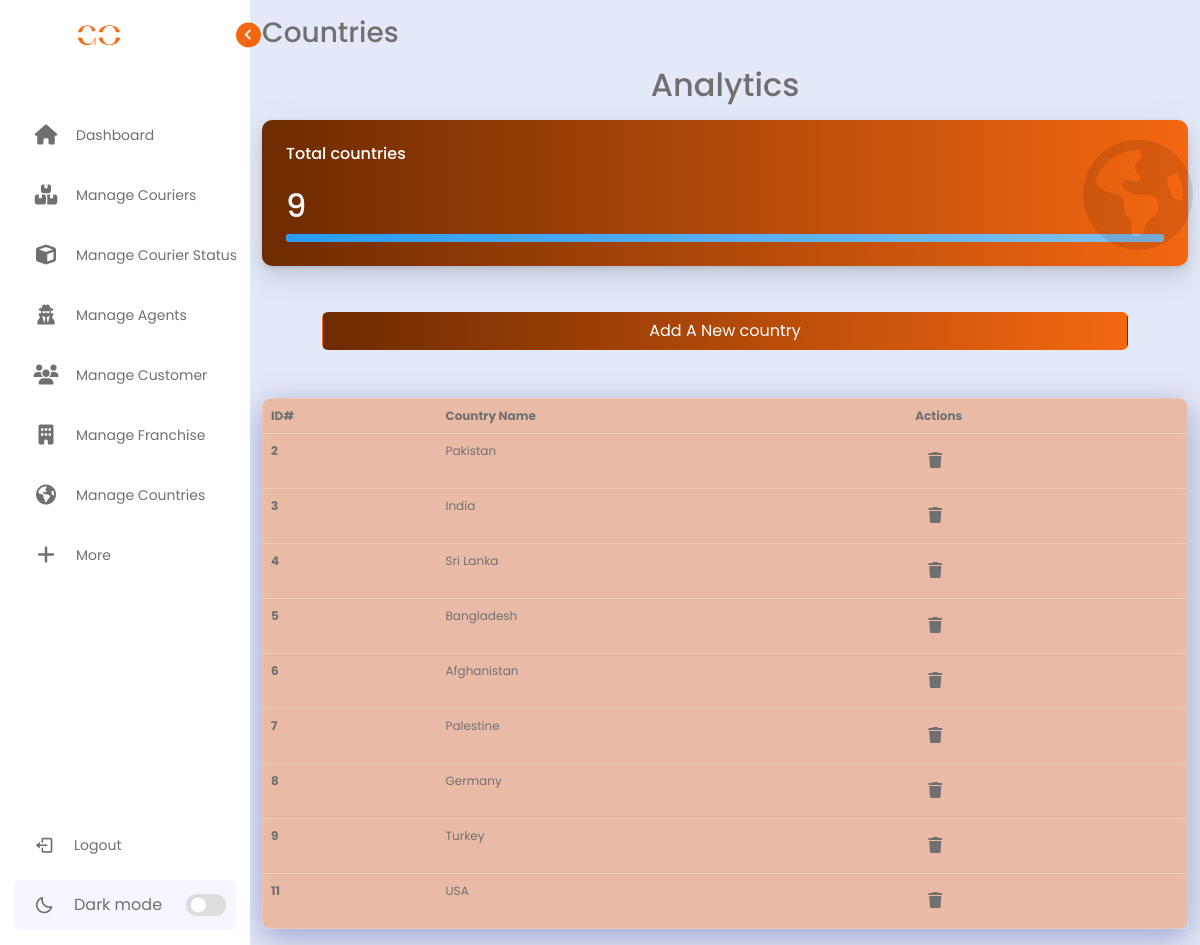
Page /admin/country.php (signed in) on the committed database.
### tables this page shows
CREATE TABLE `country` (
  `CountryId` int(10) UNSIGNED NOT NULL,
  `CountryName` varchar(255) NOT NULL
);

### admin/country.php (the view)
<?php
include('../assets/template/admin/header.php');
include('../assets/modules/dbconnection.php');
$country = $con->prepare('select * from country');
$country->execute();
$countryCount = $country->rowCount();
$countryRecord = $country->fetchAll(PDO::FETCH_OBJ);
?>
<div class="container">
    <h3 class="text mt-3">Countries</h3>
    <div class="row mt-3">
        <div class="main-heading">
            <h2 class="text-center mb-3 text">Analytics</h2>
        </div>
        <div class="col-xl-12 col-lg-6">
            <div class="card l-bg-cherry">
                <div class="card-statistic-3 p-4">
                    <div class="card-icon card-icon-large">
                        <i class="fas fa-earth-americas"></i>
                    </div>
                    <div class="mb-4">
                        <h6 class="card-title mb-0">Total countries</h6>
                    </div>
                    <div class="row align-items-center mb-2 d-flex">
                        <div class="col-8">
                            <h2 class="d-flex align-items-center mb-0">
                                <?php echo $countryCount; ?>
                            </h2>
                        </div>
                    </div>
                    <div class="progress mt-1 " data-height="8" style="height: 8px;">
                        <div class="progress-bar l-bg-cyan" role="progressbar" data-width="25%" aria-valuenow="25" aria-valuemin="0" aria-valuemax="100" style="width: 100%;"></div>
                    </div>
                </div>
            </div>
        </div>
    </div>
    <section>
        <div class="row m-5 mt-0">
            <div class="col-12">
                <a href="./new-country.php">
                    <button class="btn l-bg-cherry mt-3 w-100">Add A New country</button>
                </a>
            </div>
        </div>
    </section>
    <div class="row">
        <div class="col-12">
            <table class="table desc-table text">
                <thead>
                    <tr>
                        <th class="table-row-head">ID#</th>
                        <th class="table-row-head">Country Name</th>
                        <th class="table-row-head">Actions</th>
                    </tr>
                </thead>
                <tbody>
                    <?php
                    foreach ($countryRecord as $row) {
                    ?>
                        <tr>
                            <th><?php echo $row->CountryId ?></th>
                            <td class="text"><?php echo $row->CountryName ?></td>
                            <td class="text">
                                <div class="row">
                                    <div class="col-12">
                                        <a href="./delete-country.php?country-id=<?php echo $row->CountryId; ?>"><button type="submit" class="btn text"><i class="fa-solid fa-trash"></i></button></a>
                                    </div>
                                </div>
                            </td>
                        </tr>
                    <?php } ?>
                </tbody>
            </table>
        </div>
    </div>
</div>
<?php
include('../assets/template/admin/footer.php');
?>

### assets/CSS/adminCSS/main-admin.css (style rules this page uses)
* { margin: 0; padding: 0; box-sizing: border-box; font-family: "Poppins", sans-serif; }
:root { --body-color: #e4e9f7; --sidebar-color: #fff; --primary-color: #f46711; --primary-color-light: #f6f5ff; --toggle-color: #ddd; --text-color: #707070; --tran-03: all 0.2s ease; --tran-03: all 0.3s ease; --tran-04: all 0.3s ease; --tran-05: all 0.3s ease; }
body { height: 100vh; background-color: var(--body-color) !important; transition: var(--tran-05); overflow-x: hidden; }
.home .text { color: var(--text-color); }

### assets/CSS/adminCSS/analytics.css (style rules this page uses)
.card { background-color: #fff; border-radius: 10px; border: none; position: relative; margin-bottom: 30px; box-shadow: 0 0.46875rem 2.1875rem rgba(90, 97, 105, 0.1), 0 0.9375rem 1.40625rem rgba(90, 97, 105, 0.1), 0 0.25rem 0.53125rem rgba(90, 97, 105, 0.12), 0 0.125rem 0.1875rem rgba(90, 97, 105, 0.1); }
.l-bg-cherry { background: linear-gradient(to right, #6e2b01, #f46711) !important; color: #fff; }
.card .card-statistic-3 .card-icon-large .fas, .card .card-statistic-3 .card-icon-large .far, .card .card-statistic-3 .card-icon-large .fab, .card .card-statistic-3 .card-icon-large .fal { font-size: 110px; }
.card .card-statistic-3 .card-icon { text-align: center; line-height: 50px; margin-left: 15px; color: #000; position: absolute; right: -5px; top: 20px; opacity: 0.1; }
.l-bg-cyan { background: linear-gradient(135deg, #289cf5, #84c0ec) !important; color: #fff; }

### assets/CSS/adminCSS/table.css (style rules this page uses)
.desc-table { background: rgba(244, 103, 17, 0.35); box-shadow: 0 8px 32px 0 rgba(31, 38, 135, 0.37); backdrop-filter: blur(4.5px); -webkit-backdrop-filter: blur(4.5px); border-radius: 10px; border: 1px solid rgba(255, 255, 255, 0.18); font-size: 12px !important; }

### rows in the picture
country: CountryId "2", CountryName "Pakistan"
country: CountryId "3", CountryName "India"
country: CountryId "4", CountryName "Sri Lanka"
country: CountryId "5", CountryName "Bangladesh"
country: CountryId "6", CountryName "Afghanistan"
country: CountryId "7", CountryName "Palestine"
country: CountryId "8", CountryName "Germany"
country: CountryId "9", CountryName "Turkey"
country: CountryId "11", CountryName "USA"

### other values in the picture
$countryCount "9"
